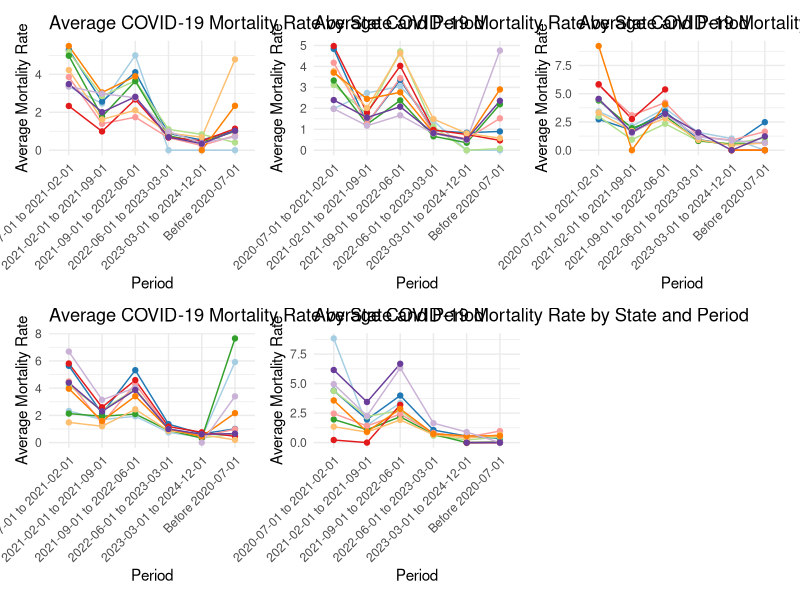
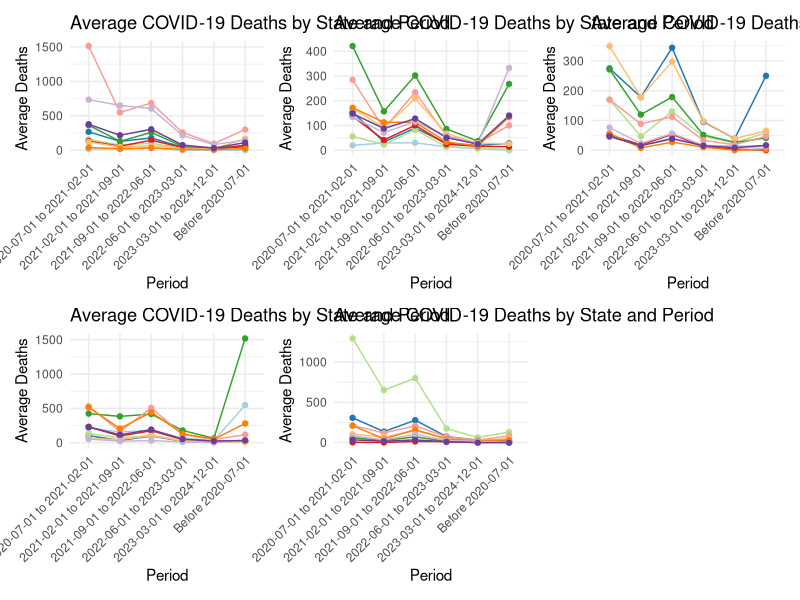
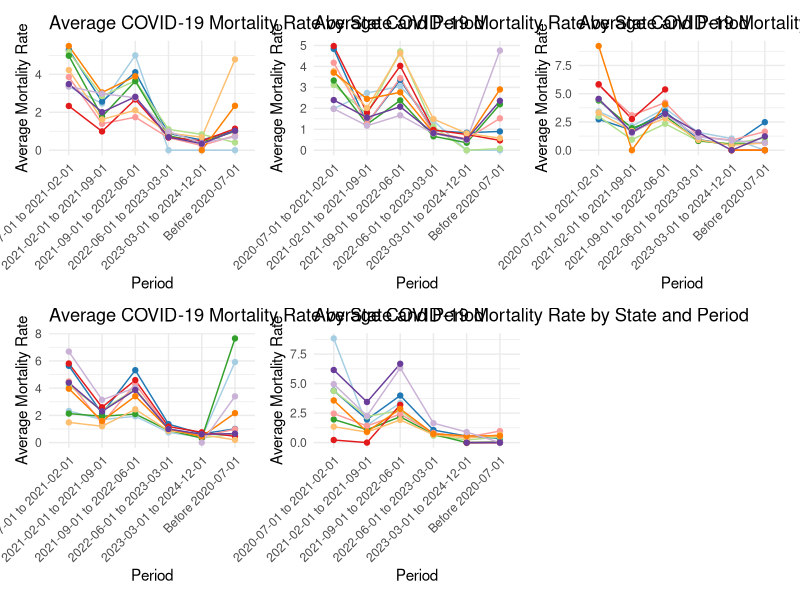

The R source for these figures, in order:
## ---- chunk 1
library(dplyr)      # For data manipulation
library(readr)      # For reading data
library(ggplot2)    # For plotting
library(patchwork)  # For combining multiple plots
## ---- chunk 2
covid_data <- read_csv("covid_data_filtered.csv")
## ---- chunk 3
# Convert week_ending_date to date format
covid_data$week_ending_date <- as.Date(covid_data$week_ending_date, format = "%Y/%m/%d")

# Dashed dates
dashed_dates <- as.Date(c("2020-07-01", "2021-02-01", "2021-09-01", "2022-06-01", "2023-03-01", "2024-12-01"))
## ---- chunk 4
average_mortality_by_state <- covid_data %>%
  # Add period column
  mutate(period = case_when(
    week_ending_date < dashed_dates[1] ~ "Before 2020-07-01",
    week_ending_date >= dashed_dates[1] & week_ending_date < dashed_dates[2] ~ "2020-07-01 to 2021-02-01",
    week_ending_date >= dashed_dates[2] & week_ending_date < dashed_dates[3] ~ "2021-02-01 to 2021-09-01",
    week_ending_date >= dashed_dates[3] & week_ending_date < dashed_dates[4] ~ "2021-09-01 to 2022-06-01",
    week_ending_date >= dashed_dates[4] & week_ending_date < dashed_dates[5] ~ "2022-06-01 to 2023-03-01",
    week_ending_date >= dashed_dates[5] & week_ending_date < dashed_dates[6] ~ "2023-03-01 to 2024-12-01",
    TRUE ~ "After 2024-12-01"
  )) %>%
  # Calculate average mortality rate for each state and period
  group_by(state, period) %>%
  summarise(average_mortality_rate = mean(crude_COVID_rate_weekly, na.rm = TRUE), .groups = 'drop')
## ---- chunk 5
# Output results
print(average_mortality_by_state)

# Write the data frame to a CSV file
write_csv(average_mortality_by_state, "average_mortality_by_state.csv")
## ---- chunk 6
state_list <- unique(average_mortality_by_state$state)  # Get a list of unique states
num_states <- length(state_list)                          # Calculate the number of states

# Plot 10 states per plot
states_per_plot <- 10
num_plots <- ceiling(num_states / states_per_plot)       # Calculate the total number of plots
## ---- chunk 7
plots <- list()  # Create a list to store each ggplot object
for (i in 1:num_plots) {
  start_index <- (i - 1) * states_per_plot + 1  # Starting index for the current plot
  end_index <- min(i * states_per_plot, num_states)  # Ending index for the current plot
  states_to_plot <- state_list[start_index:end_index]  # States to be plotted
  
  # Filter the data for the current plot
  data_to_plot <- average_mortality_by_state %>% filter(state %in% states_to_plot)

  # Loop to draw the line plot
  p <- ggplot(data_to_plot, aes(x = period, y = average_mortality_rate, group = state, color = state)) +
    geom_line() +  # Add line
    geom_point() +  # Add data points
    labs(title = paste("Average COVID-19 Mortality Rate by State and Period", sep = ""),
         x = "Period", y = "Average Mortality Rate") +  # Add labels
    theme_minimal() +  # Use a clean and simple theme
    theme(axis.text.x = element_text(angle = 45, hjust = 1), legend.position = "none") +  # Set x-axis text angle and hide legend
    scale_color_brewer(palette = "Paired")  # Set color palette
  
  plots[[i]] <- p  # Store the ggplot object
}
## ---- chunk 8
combined_plot <- wrap_plots(plots, ncol = 3) +  # Set the number of plots per row
  plot_layout(nrow = ceiling(num_plots / 3), ncol = 3) +  # Adjust rows and columns based on the number of plots
  plot_spacer()  # Reduce space between plots

# Display the combined large plot
print(combined_plot)
## ---- chunk 9
# Read the CSV file
covid_data <- read_csv("covid_data_filtered.csv")

# Convert week_ending_date to date format
covid_data$week_ending_date <- as.Date(covid_data$week_ending_date, format = "%Y/%m/%d")
## ---- chunk 10
# Dates represented by dashed lines
dashed_dates <- as.Date(c("2020-07-01", "2021-02-01", "2021-09-01", "2022-06-01", "2023-03-01", "2024-12-01"))

# Calculate the average number of deaths per state in each time period
average_deaths_by_state <- covid_data %>%
  mutate(period = case_when(
    week_ending_date < dashed_dates[1] ~ "Before 2020-07-01",
    week_ending_date >= dashed_dates[1] & week_ending_date < dashed_dates[2] ~ "2020-07-01 to 2021-02-01",
    week_ending_date >= dashed_dates[2] & week_ending_date < dashed_dates[3] ~ "2021-02-01 to 2021-09-01",
    week_ending_date >= dashed_dates[3] & week_ending_date < dashed_dates[4] ~ "2021-09-01 to 2022-06-01",
    week_ending_date >= dashed_dates[4] & week_ending_date < dashed_dates[5] ~ "2022-06-01 to 2023-03-01",
    week_ending_date >= dashed_dates[5] & week_ending_date < dashed_dates[6] ~ "2023-03-01 to 2024-12-01",
    TRUE ~ "After 2024-12-01"
  )) %>%
  group_by(state, period) %>%
  summarise(average_deaths = mean(COVID_deaths_weekly, na.rm = TRUE), .groups = 'drop')
## ---- chunk 11
# Get the list of states
state_list <- unique(average_deaths_by_state$state)
num_states <- length(state_list)

# Plot 10 states per graph
states_per_plot <- 10
num_plots <- ceiling(num_states / states_per_plot)

# Plotting by groups
plots <- list()  # Create a list to store each ggplot object
for (i in 1:num_plots) {
  # Calculate the range of states for the current graph
  start_index <- (i - 1) * states_per_plot + 1
  end_index <- min(i * states_per_plot, num_states)
  states_to_plot <- state_list[start_index:end_index]
  
  # Filter data for the current graph
  data_to_plot <- average_deaths_by_state %>% filter(state %in% states_to_plot)
  
  # Plot the line graph
  p <- ggplot(data_to_plot, aes(x = period, y = average_deaths, group = state, color = state)) +
    geom_line() +
    geom_point() +
    labs(title = "Average COVID-19 Deaths by State and Period",
         x = "Period",
         y = "Average Deaths") +
    theme_minimal() +
    theme(axis.text.x = element_text(angle = 45, hjust = 1),
          legend.position = "none") +  # Hide legend
    scale_color_brewer(palette = "Paired")
  
  plots[[i]] <- p  # Store each ggplot object in the list
}

# Combine charts using patchwork
combined_plot <- wrap_plots(plots, ncol = 3) +
  plot_layout(nrow = ceiling(num_plots / 3), ncol = 3) +
  plot_spacer()  # Reduce whitespace between charts

# Display the combined large graph
print(combined_plot)
## ---- chunk 12
# Get the list of states
state_list <- unique(average_mortality_by_state$state)
num_states <- length(state_list)

# Plot 10 states per graph
states_per_plot <- 10
num_plots <- ceiling(num_states / states_per_plot)
## ---- chunk 13
# Create a list to store each ggplot object
plots <- list()

for (i in 1:num_plots) {
  # Calculate the range of states for the current plot
  start_index <- (i - 1) * states_per_plot + 1
  end_index <- min(i * states_per_plot, num_states)
  states_to_plot <- state_list[start_index:end_index]
  
  # Filter data for the current plot
  data_to_plot <- average_mortality_by_state %>% filter(state %in% states_to_plot)
  
  # Create a line plot
  p <- ggplot(data_to_plot, aes(x = period, y = average_mortality_rate, group = state, color = state)) +
    geom_line() +
    geom_point() +
    labs(title = "Average COVID-19 Mortality Rate by State and Period",
         x = "Period",
         y = "Average Mortality Rate") +
    theme_minimal() +
    theme(axis.text.x = element_text(angle = 45, hjust = 1),
          legend.position = "none") +  # Hide legend
    scale_color_brewer(palette = "Paired")
  
  plots[[i]] <- p
}

# Combine plots using patchwork
combined_plot <- wrap_plots(plots, ncol = 3) +
  plot_layout(nrow = ceiling(num_plots / 3), ncol = 3) +
  plot_spacer()  # Reduce whitespace between plots

# Display the combined large plot
print(combined_plot)
